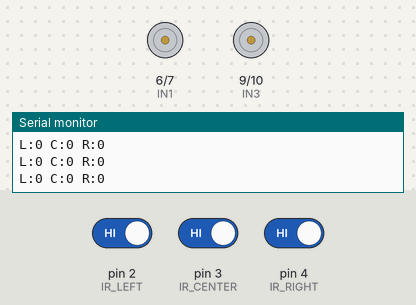
This sketch was run on a simulated Arduino Uno, built with avr-gcc and run on an emulated ATmega328P. Parts: motor-driver pin pairs drawn as motors (green arrow = first pin HIGH = forward, orange = second pin HIGH = backward, longer = more drive, scaled by the enable pin), the last lines printed to the serial monitor. The inputs (shaded band) are chosen by the test bench; at power-on: pin 2 (IR_LEFT) HIGH, pin 4 (IR_RIGHT) HIGH, pin 3 (IR_CENTER) HIGH.

Above: at 1.2 s.
1.3 s: pin 2 (IR_LEFT) driven LOW
At 2.1 s:
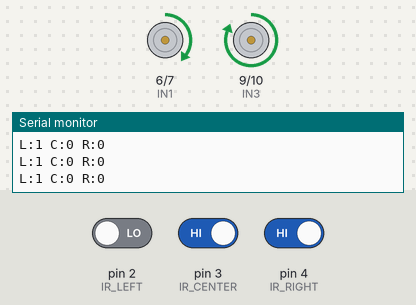
2.8 s: pin 4 (IR_RIGHT) driven LOW
At 3.3 s:
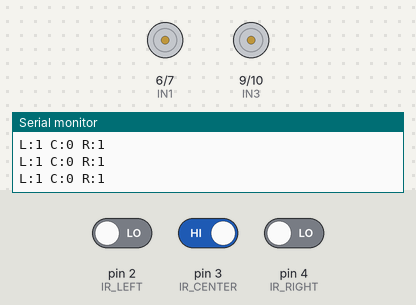
4.3 s: pin 3 (IR_CENTER) driven LOW
At 5.5 s:
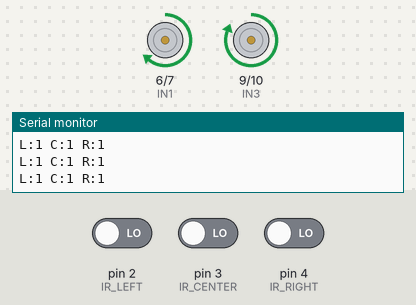
5.8 s: pin 2 (IR_LEFT) driven HIGH
At 6.3 s:
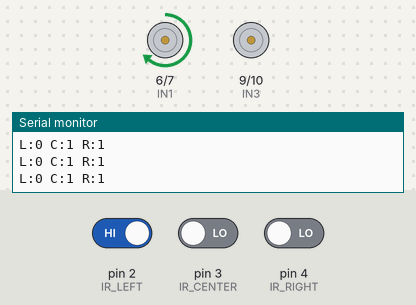
7.3 s: pin 3 (IR_CENTER) driven HIGH
At 8.5 s:
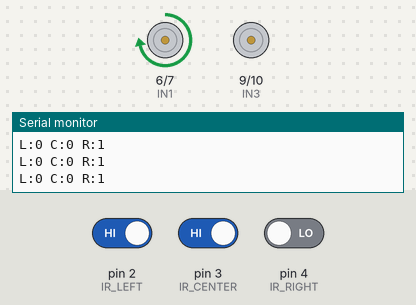
8.8 s: pin 4 (IR_RIGHT) driven HIGH
At 9.8 s:
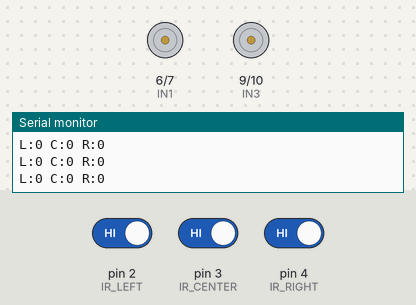
Timing chart, 0 to 11.3 s (numbered marks = the images above; inputs shaded):
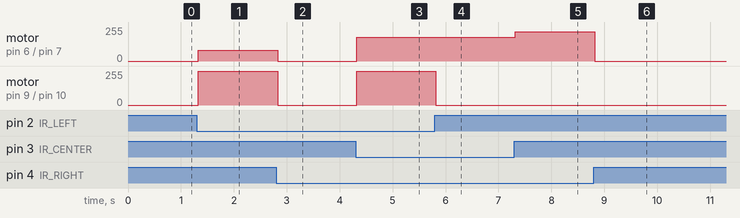

Measured:
- after the input at 1.3 s, motor on pin 6 (IN1) / pin 7 (IN2): stopped → forward 80/255 at once; motor on pin 9 (IN3) / pin 10 (IN4): stopped → forward 255/255 at once
- after the input at 2.8 s, motor on pin 6 (IN1) / pin 7 (IN2): forward 80/255 → stopped at once; motor on pin 9 (IN3) / pin 10 (IN4): forward 255/255 → stopped at once
- after the input at 4.3 s, motor on pin 6 (IN1) / pin 7 (IN2): stopped → forward 180/255 at once; motor on pin 9 (IN3) / pin 10 (IN4): stopped → forward 255/255 at once
- after the input at 5.8 s, motor on pin 9 (IN3) / pin 10 (IN4): forward 255/255 → stopped at once
- after the input at 7.3 s, motor on pin 6 (IN1) / pin 7 (IN2): forward 180/255 → forward 220/255 at once
- after the input at 8.8 s, motor on pin 6 (IN1) / pin 7 (IN2): forward 220/255 → stopped at once

The sketch:

Line_Following_bot.ino
```cpp
// ============================================================
//  Line Following Robot — 3 IR Sensors + L293D Motor Driver
// ============================================================
// Progammer Names - Sahil Ku Patra, Somya Ranjan Suar

// --- IR Sensor Pins (active LOW: 0 = line detected) ---
const int IR_LEFT   = 2;
const int IR_CENTER = 3;
const int IR_RIGHT  = 4;

// --- L293D Motor Driver Pins ---
// Left Motor
const int ENA  = 5;   // PWM speed control (left)
const int IN1  = 6;   // Left motor direction A
const int IN2  = 7;   // Left motor direction B

// Right Motor
const int ENB  = 8;   // PWM speed control (right)  ← use PWM pin (e.g. 9)
const int IN3  = 9;   // Right motor direction A      ← adjust pins to your wiring
const int IN4  = 10;  // Right motor direction B

// --- Speed Settings ---
const int BASE_SPEED  = 180;  // 0–255 (normal forward speed)
const int TURN_SPEED  = 220;  // faster side during a turn
const int SLOW_SPEED  = 80;   // slower side during a turn

// ============================================================
void setup() {
  // Sensor inputs
  pinMode(IR_LEFT,   INPUT);
  pinMode(IR_CENTER, INPUT);
  pinMode(IR_RIGHT,  INPUT);

  // Motor driver outputs
  pinMode(ENA, OUTPUT);
  pinMode(IN1, OUTPUT);
  pinMode(IN2, OUTPUT);
  pinMode(ENB, OUTPUT);
  pinMode(IN3, OUTPUT);
  pinMode(IN4, OUTPUT);

  stopMotors();   // start safe
  Serial.begin(9600);
}

// ============================================================
void loop() {
  // Read sensors (LOW = on the black line, HIGH = white surface)
  bool l = (digitalRead(IR_LEFT)   == LOW);
  bool c = (digitalRead(IR_CENTER) == LOW);
  bool r = (digitalRead(IR_RIGHT)  == LOW);

  Serial.print("L:"); Serial.print(l);
  Serial.print(" C:"); Serial.print(c);
  Serial.print(" R:"); Serial.println(r);

  // --- Decision Logic ---
  if (!l && c && !r) {
    // Centre only → go straight
    moveForward(BASE_SPEED, BASE_SPEED);
  }
  else if (!l && !c && r) {
    // Right sensor on line → turn right
    moveForward(TURN_SPEED, SLOW_SPEED);
  }
  else if (l && !c && !r) {
    // Left sensor on line → turn left
    moveForward(SLOW_SPEED, TURN_SPEED);
  }
  else if (l && c && !r) {
    // Left + Centre → gentle left
    moveForward(SLOW_SPEED, BASE_SPEED);
  }
  else if (!l && c && r) {
    // Centre + Right → gentle right
    moveForward(BASE_SPEED, SLOW_SPEED);
  }
  else if (l && c && r) {
    // All on → T-junction or wide line, keep going straight
    moveForward(BASE_SPEED, BASE_SPEED);
  }
  else {
    // All off → lost the line, stop
    stopMotors();
  }
}

// ============================================================
//  Motor Control Helpers
// ============================================================

// leftSpeed / rightSpeed: 0–255
void moveForward(int leftSpeed, int rightSpeed) {
  // Left motor — forward
  digitalWrite(IN1, HIGH);
  digitalWrite(IN2, LOW);
  analogWrite(ENA, leftSpeed);

  // Right motor — forward
  digitalWrite(IN3, HIGH);
  digitalWrite(IN4, LOW);
  analogWrite(ENB, rightSpeed);
}

void moveBackward(int leftSpeed, int rightSpeed) {
  digitalWrite(IN1, LOW);
  digitalWrite(IN2, HIGH);
  analogWrite(ENA, leftSpeed);

  digitalWrite(IN3, LOW);
  digitalWrite(IN4, HIGH);
  analogWrite(ENB, rightSpeed);
}

void stopMotors() {
  digitalWrite(IN1, LOW);
  digitalWrite(IN2, LOW);
  analogWrite(ENA, 0);

  digitalWrite(IN3, LOW);
  digitalWrite(IN4, LOW);
  analogWrite(ENB, 0);
}
```
